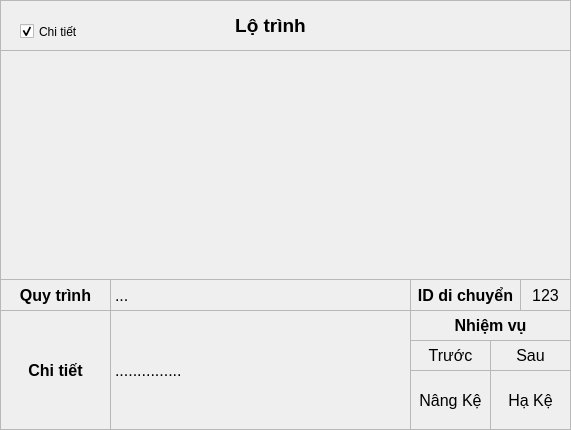
    <widget class="QFrame" name="fr_listTask">
     <property name="geometry">
      <rect>
       <x>320</x>
       <y>1</y>
       <width>571</width>
       <height>430</height>
      </rect>
     </property>
     <property name="autoFillBackground">
      <bool>true</bool>
     </property>
     <property name="frameShape">
      <enum>QFrame::StyledPanel</enum>
     </property>
     <property name="frameShadow">
      <enum>QFrame::Raised</enum>
     </property>
     <widget class="QLabel" name="lbv_goalFollow_id">
      <property name="geometry">
       <rect>
        <x>520</x>
        <y>279</y>
        <width>51</width>
        <height>32</height>
       </rect>
      </property>
      <property name="font">
       <font>
        <pointsize>12</pointsize>
       </font>
      </property>
      <property name="autoFillBackground">
       <bool>false</bool>
      </property>
      <property name="frameShape">
       <enum>QFrame::StyledPanel</enum>
      </property>
      <property name="lineWidth">
       <number>1</number>
      </property>
      <property name="midLineWidth">
       <number>0</number>
      </property>
      <property name="text">
       <string>123</string>
      </property>
      <property name="scaledContents">
       <bool>false</bool>
      </property>
      <property name="alignment">
       <set>Qt::AlignCenter</set>
      </property>
      <property name="wordWrap">
       <bool>false</bool>
      </property>
      <property name="openExternalLinks">
       <bool>false</bool>
      </property>
     </widget>
     <widget class="QLabel" name="lbv_route_message">
      <property name="geometry">
       <rect>
        <x>110</x>
        <y>310</y>
        <width>301</width>
        <height>120</height>
       </rect>
      </property>
      <property name="font">
       <font>
        <pointsize>12</pointsize>
       </font>
      </property>
      <property name="autoFillBackground">
       <bool>false</bool>
      </property>
      <property name="frameShape">
       <enum>QFrame::StyledPanel</enum>
      </property>
      <property name="lineWidth">
       <number>1</number>
      </property>
      <property name="midLineWidth">
       <number>0</number>
      </property>
      <property name="text">
       <string>...............</string>
      </property>
      <property name="scaledContents">
       <bool>false</bool>
      </property>
      <property name="wordWrap">
       <bool>false</bool>
      </property>
      <property name="openExternalLinks">
       <bool>false</bool>
      </property>
     </widget>
     <widget class="QLabel" name="lb_goalFollow_id">
      <property name="geometry">
       <rect>
        <x>410</x>
        <y>279</y>
        <width>111</width>
        <height>32</height>
       </rect>
      </property>
      <property name="font">
       <font>
        <pointsize>12</pointsize>
        <weight>75</weight>
        <bold>true</bold>
       </font>
      </property>
      <property name="autoFillBackground">
       <bool>false</bool>
      </property>
      <property name="frameShape">
       <enum>QFrame::StyledPanel</enum>
      </property>
      <property name="lineWidth">
       <number>1</number>
      </property>
      <property name="midLineWidth">
       <number>0</number>
      </property>
      <property name="text">
       <string>ID di chuyển</string>
      </property>
      <property name="scaledContents">
       <bool>false</bool>
      </property>
      <property name="alignment">
       <set>Qt::AlignCenter</set>
      </property>
      <property name="wordWrap">
       <bool>false</bool>
      </property>
      <property name="openExternalLinks">
       <bool>false</bool>
      </property>
     </widget>
     <widget class="QLabel" name="lb_route">
      <property name="geometry">
       <rect>
        <x>150</x>
        <y>10</y>
        <width>241</width>
        <height>31</height>
       </rect>
      </property>
      <property name="font">
       <font>
        <pointsize>14</pointsize>
        <weight>75</weight>
        <bold>true</bold>
       </font>
      </property>
      <property name="autoFillBackground">
       <bool>false</bool>
      </property>
      <property name="frameShape">
       <enum>QFrame::NoFrame</enum>
      </property>
      <property name="lineWidth">
       <number>1</number>
      </property>
      <property name="midLineWidth">
       <number>0</number>
      </property>
      <property name="text">
       <string>Lộ trình</string>
      </property>
      <property name="scaledContents">
       <bool>false</bool>
      </property>
      <property name="alignment">
       <set>Qt::AlignCenter</set>
      </property>
      <property name="wordWrap">
       <bool>false</bool>
      </property>
      <property name="openExternalLinks">
       <bool>false</bool>
      </property>
     </widget>
     <widget class="QLabel" name="lbv_jobRuning">
      <property name="geometry">
       <rect>
        <x>110</x>
        <y>279</y>
        <width>301</width>
        <height>32</height>
       </rect>
      </property>
      <property name="font">
       <font>
        <pointsize>12</pointsize>
       </font>
      </property>
      <property name="autoFillBackground">
       <bool>false</bool>
      </property>
      <property name="frameShape">
       <enum>QFrame::StyledPanel</enum>
      </property>
      <property name="lineWidth">
       <number>1</number>
      </property>
      <property name="midLineWidth">
       <number>0</number>
      </property>
      <property name="text">
       <string>...</string>
      </property>
      <property name="scaledContents">
       <bool>false</bool>
      </property>
      <property name="wordWrap">
       <bool>false</bool>
      </property>
      <property name="openExternalLinks">
       <bool>false</bool>
      </property>
     </widget>
     <widget class="QLabel" name="lb_job">
      <property name="geometry">
       <rect>
        <x>0</x>
        <y>279</y>
        <width>111</width>
        <height>32</height>
       </rect>
      </property>
      <property name="font">
       <font>
        <pointsize>12</pointsize>
        <weight>75</weight>
        <bold>true</bold>
       </font>
      </property>
      <property name="autoFillBackground">
       <bool>false</bool>
      </property>
      <property name="frameShape">
       <enum>QFrame::StyledPanel</enum>
      </property>
      <property name="lineWidth">
       <number>1</number>
      </property>
      <property name="midLineWidth">
       <number>0</number>
      </property>
      <property name="text">
       <string>Quy trình</string>
      </property>
      <property name="scaledContents">
       <bool>false</bool>
      </property>
      <property name="alignment">
       <set>Qt::AlignCenter</set>
      </property>
      <property name="wordWrap">
       <bool>false</bool>
      </property>
      <property name="openExternalLinks">
       <bool>false</bool>
      </property>
     </widget>
     <widget class="QLabel" name="lbv_route_job2_mean">
      <property name="geometry">
       <rect>
        <x>490</x>
        <y>370</y>
        <width>81</width>
        <height>60</height>
       </rect>
      </property>
      <property name="font">
       <font>
        <pointsize>12</pointsize>
       </font>
      </property>
      <property name="autoFillBackground">
       <bool>false</bool>
      </property>
      <property name="frameShape">
       <enum>QFrame::StyledPanel</enum>
      </property>
      <property name="lineWidth">
       <number>1</number>
      </property>
      <property name="midLineWidth">
       <number>0</number>
      </property>
      <property name="text">
       <string>Hạ Kệ</string>
      </property>
      <property name="scaledContents">
       <bool>false</bool>
      </property>
      <property name="alignment">
       <set>Qt::AlignCenter</set>
      </property>
      <property name="wordWrap">
       <bool>false</bool>
      </property>
      <property name="openExternalLinks">
       <bool>false</bool>
      </property>
     </widget>
     <widget class="QLabel" name="lbv_route_job1">
      <property name="geometry">
       <rect>
        <x>410</x>
        <y>340</y>
        <width>81</width>
        <height>31</height>
       </rect>
      </property>
      <property name="font">
       <font>
        <pointsize>12</pointsize>
       </font>
      </property>
      <property name="autoFillBackground">
       <bool>false</bool>
      </property>
      <property name="frameShape">
       <enum>QFrame::StyledPanel</enum>
      </property>
      <property name="lineWidth">
       <number>1</number>
      </property>
      <property name="midLineWidth">
       <number>0</number>
      </property>
      <property name="text">
       <string>Trước</string>
      </property>
      <property name="scaledContents">
       <bool>false</bool>
      </property>
      <property name="alignment">
       <set>Qt::AlignCenter</set>
      </property>
      <property name="wordWrap">
       <bool>false</bool>
      </property>
      <property name="openExternalLinks">
       <bool>false</bool>
      </property>
     </widget>
     <widget class="QLabel" name="lbv_route_job1_mean">
      <property name="geometry">
       <rect>
        <x>410</x>
        <y>370</y>
        <width>81</width>
        <height>60</height>
       </rect>
      </property>
      <property name="font">
       <font>
        <pointsize>12</pointsize>
       </font>
      </property>
      <property name="autoFillBackground">
       <bool>false</bool>
      </property>
      <property name="frameShape">
       <enum>QFrame::StyledPanel</enum>
      </property>
      <property name="lineWidth">
       <number>1</number>
      </property>
      <property name="midLineWidth">
       <number>0</number>
      </property>
      <property name="text">
       <string>Nâng Kệ</string>
      </property>
      <property name="scaledContents">
       <bool>false</bool>
      </property>
      <property name="alignment">
       <set>Qt::AlignCenter</set>
      </property>
      <property name="wordWrap">
       <bool>false</bool>
      </property>
      <property name="openExternalLinks">
       <bool>false</bool>
      </property>
     </widget>
     <widget class="QLabel" name="lb_route_job">
      <property name="geometry">
       <rect>
        <x>410</x>
        <y>310</y>
        <width>161</width>
        <height>31</height>
       </rect>
      </property>
      <property name="font">
       <font>
        <pointsize>12</pointsize>
        <weight>75</weight>
        <bold>true</bold>
       </font>
      </property>
      <property name="autoFillBackground">
       <bool>false</bool>
      </property>
      <property name="frameShape">
       <enum>QFrame::StyledPanel</enum>
      </property>
      <property name="lineWidth">
       <number>1</number>
      </property>
      <property name="midLineWidth">
       <number>0</number>
      </property>
      <property name="text">
       <string>Nhiệm vụ</string>
      </property>
      <property name="scaledContents">
       <bool>false</bool>
      </property>
      <property name="alignment">
       <set>Qt::AlignCenter</set>
      </property>
      <property name="wordWrap">
       <bool>false</bool>
      </property>
      <property name="openExternalLinks">
       <bool>false</bool>
      </property>
     </widget>
     <widget class="QLabel" name="lbv_route_job2">
      <property name="geometry">
       <rect>
        <x>490</x>
        <y>340</y>
        <width>81</width>
        <height>31</height>
       </rect>
      </property>
      <property name="font">
       <font>
        <pointsize>12</pointsize>
       </font>
      </property>
      <property name="autoFillBackground">
       <bool>false</bool>
      </property>
      <property name="frameShape">
       <enum>QFrame::StyledPanel</enum>
      </property>
      <property name="lineWidth">
       <number>1</number>
      </property>
      <property name="midLineWidth">
       <number>0</number>
      </property>
      <property name="text">
       <string>Sau</string>
      </property>
      <property name="scaledContents">
       <bool>false</bool>
      </property>
      <property name="alignment">
       <set>Qt::AlignCenter</set>
      </property>
      <property name="wordWrap">
       <bool>false</bool>
      </property>
      <property name="openExternalLinks">
       <bool>false</bool>
      </property>
     </widget>
     <widget class="QLabel" name="lb_job_2">
      <property name="geometry">
       <rect>
        <x>0</x>
        <y>310</y>
        <width>111</width>
        <height>121</height>
       </rect>
      </property>
      <property name="font">
       <font>
        <pointsize>12</pointsize>
        <weight>75</weight>
        <bold>true</bold>
       </font>
      </property>
      <property name="autoFillBackground">
       <bool>false</bool>
      </property>
      <property name="frameShape">
       <enum>QFrame::StyledPanel</enum>
      </property>
      <property name="lineWidth">
       <number>1</number>
      </property>
      <property name="midLineWidth">
       <number>0</number>
      </property>
      <property name="text">
       <string>Chi tiết</string>
      </property>
      <property name="scaledContents">
       <bool>false</bool>
      </property>
      <property name="alignment">
       <set>Qt::AlignCenter</set>
      </property>
      <property name="wordWrap">
       <bool>false</bool>
      </property>
      <property name="openExternalLinks">
       <bool>false</bool>
      </property>
     </widget>
     <widget class="QFrame" name="fr_AGVanimation">
      <property name="geometry">
       <rect>
        <x>0</x>
        <y>50</y>
        <width>571</width>
        <height>230</height>
       </rect>
      </property>
      <property name="autoFillBackground">
       <bool>true</bool>
      </property>
      <property name="frameShape">
       <enum>QFrame::StyledPanel</enum>
      </property>
      <property name="frameShadow">
       <enum>QFrame::Raised</enum>
      </property>
     </widget>
     <widget class="QFrame" name="fr_listPoint">
      <property name="geometry">
       <rect>
        <x>0</x>
        <y>50</y>
        <width>571</width>
        <height>230</height>
       </rect>
      </property>
      <property name="autoFillBackground">
       <bool>true</bool>
      </property>
      <property name="frameShape">
       <enum>QFrame::StyledPanel</enum>
      </property>
      <property name="frameShadow">
       <enum>QFrame::Raised</enum>
      </property>
      <widget class="QLabel" name="lb_route_point0">
       <property name="geometry">
        <rect>
         <x>90</x>
         <y>0</y>
         <width>81</width>
         <height>31</height>
        </rect>
       </property>
       <property name="font">
        <font>
         <pointsize>12</pointsize>
         <weight>75</weight>
         <bold>true</bold>
        </font>
       </property>
       <property name="autoFillBackground">
        <bool>false</bool>
       </property>
       <property name="frameShape">
        <enum>QFrame::StyledPanel</enum>
       </property>
       <property name="lineWidth">
        <number>1</number>
       </property>
       <property name="midLineWidth">
        <number>0</number>
       </property>
       <property name="text">
        <string>1</string>
       </property>
       <property name="scaledContents">
        <bool>false</bool>
       </property>
       <property name="alignment">
        <set>Qt::AlignCenter</set>
       </property>
       <property name="wordWrap">
        <bool>false</bool>
       </property>
       <property name="openExternalLinks">
        <bool>false</bool>
       </property>
      </widget>
      <widget class="QLabel" name="lb_route_target">
       <property name="geometry">
        <rect>
         <x>490</x>
         <y>0</y>
         <width>81</width>
         <height>31</height>
        </rect>
       </property>
       <property name="font">
        <font>
         <pointsize>12</pointsize>
         <weight>75</weight>
         <bold>true</bold>
        </font>
       </property>
       <property name="autoFillBackground">
        <bool>false</bool>
       </property>
       <property name="frameShape">
        <enum>QFrame::StyledPanel</enum>
       </property>
       <property name="lineWidth">
        <number>1</number>
       </property>
       <property name="midLineWidth">
        <number>0</number>
       </property>
       <property name="text">
        <string>Target</string>
       </property>
       <property name="scaledContents">
        <bool>false</bool>
       </property>
       <property name="alignment">
        <set>Qt::AlignCenter</set>
       </property>
       <property name="wordWrap">
        <bool>false</bool>
       </property>
       <property name="openExternalLinks">
        <bool>false</bool>
       </property>
      </widget>
      <widget class="QLabel" name="lbv_route_point0">
       <property name="geometry">
        <rect>
         <x>90</x>
         <y>30</y>
         <width>81</width>
         <height>81</height>
        </rect>
       </property>
       <property name="font">
        <font>
         <pointsize>12</pointsize>
        </font>
       </property>
       <property name="autoFillBackground">
        <bool>false</bool>
       </property>
       <property name="frameShape">
        <enum>QFrame::StyledPanel</enum>
       </property>
       <property name="lineWidth">
        <number>1</number>
       </property>
       <property name="midLineWidth">
        <number>0</number>
       </property>
       <property name="text">
        <string>15
123.123
123.123
30</string>
       </property>
       <property name="scaledContents">
        <bool>false</bool>
       </property>
       <property name="alignment">
        <set>Qt::AlignHCenter|Qt::AlignTop</set>
       </property>
       <property name="wordWrap">
        <bool>false</bool>
       </property>
       <property name="openExternalLinks">
        <bool>false</bool>
       </property>
      </widget>
      <widget class="QLabel" name="lbv_route_point3">
       <property name="geometry">
        <rect>
         <x>330</x>
         <y>30</y>
         <width>81</width>
         <height>81</height>
        </rect>
       </property>
       <property name="font">
        <font>
         <pointsize>12</pointsize>
        </font>
       </property>
       <property name="autoFillBackground">
        <bool>false</bool>
       </property>
       <property name="frameShape">
        <enum>QFrame::StyledPanel</enum>
       </property>
       <property name="lineWidth">
        <number>1</number>
       </property>
       <property name="midLineWidth">
        <number>0</number>
       </property>
       <property name="text">
        <string>123.123
123.123
123.123</string>
       </property>
       <property name="scaledContents">
        <bool>false</bool>
       </property>
       <property name="alignment">
        <set>Qt::AlignHCenter|Qt::AlignTop</set>
       </property>
       <property name="wordWrap">
        <bool>false</bool>
       </property>
       <property name="openExternalLinks">
        <bool>false</bool>
       </property>
      </widget>
      <widget class="QLabel" name="lb_route_point2">
       <property name="geometry">
        <rect>
         <x>250</x>
         <y>0</y>
         <width>81</width>
         <height>31</height>
        </rect>
       </property>
       <property name="font">
        <font>
         <pointsize>12</pointsize>
         <weight>75</weight>
         <bold>true</bold>
        </font>
       </property>
       <property name="autoFillBackground">
        <bool>false</bool>
       </property>
       <property name="frameShape">
        <enum>QFrame::StyledPanel</enum>
       </property>
       <property name="lineWidth">
        <number>1</number>
       </property>
       <property name="midLineWidth">
        <number>0</number>
       </property>
       <property name="text">
        <string>3</string>
       </property>
       <property name="scaledContents">
        <bool>false</bool>
       </property>
       <property name="alignment">
        <set>Qt::AlignCenter</set>
       </property>
       <property name="wordWrap">
        <bool>false</bool>
       </property>
       <property name="openExternalLinks">
        <bool>false</bool>
       </property>
      </widget>
      <widget class="QLabel" name="lb_route_r">
       <property name="geometry">
        <rect>
         <x>0</x>
         <y>90</y>
         <width>91</width>
         <height>21</height>
        </rect>
       </property>
       <property name="font">
        <font>
         <pointsize>12</pointsize>
        </font>
       </property>
       <property name="autoFillBackground">
        <bool>false</bool>
       </property>
       <property name="frameShape">
        <enum>QFrame::StyledPanel</enum>
       </property>
       <property name="lineWidth">
        <number>1</number>
       </property>
       <property name="midLineWidth">
        <number>0</number>
       </property>
       <property name="text">
        <string>SP</string>
       </property>
       <property name="scaledContents">
        <bool>false</bool>
       </property>
       <property name="alignment">
        <set>Qt::AlignCenter</set>
       </property>
       <property name="wordWrap">
        <bool>false</bool>
       </property>
       <property name="openExternalLinks">
        <bool>false</bool>
       </property>
      </widget>
      <widget class="QLabel" name="lbv_route_point4">
       <property name="geometry">
        <rect>
         <x>410</x>
         <y>30</y>
         <width>81</width>
         <height>81</height>
        </rect>
       </property>
       <property name="font">
        <font>
         <pointsize>12</pointsize>
        </font>
       </property>
       <property name="autoFillBackground">
        <bool>false</bool>
       </property>
       <property name="frameShape">
        <enum>QFrame::StyledPanel</enum>
       </property>
       <property name="lineWidth">
        <number>1</number>
       </property>
       <property name="midLineWidth">
        <number>0</number>
       </property>
       <property name="text">
        <string>123.123
123.123
123.123</string>
       </property>
       <property name="scaledContents">
        <bool>false</bool>
       </property>
       <property name="alignment">
        <set>Qt::AlignHCenter|Qt::AlignTop</set>
       </property>
       <property name="wordWrap">
        <bool>false</bool>
       </property>
       <property name="openExternalLinks">
        <bool>false</bool>
       </property>
      </widget>
      <widget class="QLabel" name="lb_route_point">
       <property name="geometry">
        <rect>
         <x>0</x>
         <y>0</y>
         <width>91</width>
         <height>31</height>
        </rect>
       </property>
       <property name="font">
        <font>
         <pointsize>12</pointsize>
         <weight>75</weight>
         <bold>true</bold>
        </font>
       </property>
       <property name="autoFillBackground">
        <bool>false</bool>
       </property>
       <property name="frameShape">
        <enum>QFrame::StyledPanel</enum>
       </property>
       <property name="lineWidth">
        <number>1</number>
       </property>
       <property name="midLineWidth">
        <number>0</number>
       </property>
       <property name="text">
        <string>Điểm</string>
       </property>
       <property name="scaledContents">
        <bool>false</bool>
       </property>
       <property name="alignment">
        <set>Qt::AlignCenter</set>
       </property>
       <property name="wordWrap">
        <bool>false</bool>
       </property>
       <property name="openExternalLinks">
        <bool>false</bool>
       </property>
      </widget>
      <widget class="QLabel" name="lbv_route_target">
       <property name="geometry">
        <rect>
         <x>490</x>
         <y>30</y>
         <width>81</width>
         <height>81</height>
        </rect>
       </property>
       <property name="font">
        <font>
         <pointsize>12</pointsize>
        </font>
       </property>
       <property name="autoFillBackground">
        <bool>false</bool>
       </property>
       <property name="frameShape">
        <enum>QFrame::StyledPanel</enum>
       </property>
       <property name="lineWidth">
        <number>1</number>
       </property>
       <property name="midLineWidth">
        <number>0</number>
       </property>
       <property name="text">
        <string>123.123
123.123
123.123</string>
       </property>
       <property name="scaledContents">
        <bool>false</bool>
       </property>
       <property name="alignment">
        <set>Qt::AlignHCenter|Qt::AlignTop</set>
       </property>
       <property name="wordWrap">
        <bool>false</bool>
       </property>
       <property name="openExternalLinks">
        <bool>false</bool>
       </property>
      </widget>
      <widget class="QLabel" name="lb_route_point4">
       <property name="geometry">
        <rect>
         <x>410</x>
         <y>0</y>
         <width>81</width>
         <height>31</height>
        </rect>
       </property>
       <property name="font">
        <font>
         <pointsize>12</pointsize>
         <weight>75</weight>
         <bold>true</bold>
        </font>
       </property>
       <property name="autoFillBackground">
        <bool>false</bool>
       </property>
       <property name="frameShape">
        <enum>QFrame::StyledPanel</enum>
       </property>
       <property name="lineWidth">
        <number>1</number>
       </property>
       <property name="midLineWidth">
        <number>0</number>
       </property>
       <property name="text">
        <string>5</string>
       </property>
       <property name="scaledContents">
        <bool>false</bool>
       </property>
       <property name="alignment">
        <set>Qt::AlignCenter</set>
       </property>
       <property name="wordWrap">
        <bool>false</bool>
       </property>
       <property name="openExternalLinks">
        <bool>false</bool>
       </property>
      </widget>
      <widget class="QLabel" name="lb_route_point3">
       <property name="geometry">
        <rect>
         <x>330</x>
         <y>0</y>
         <width>81</width>
         <height>31</height>
        </rect>
       </property>
       <property name="font">
        <font>
         <pointsize>12</pointsize>
         <weight>75</weight>
         <bold>true</bold>
        </font>
       </property>
       <property name="autoFillBackground">
        <bool>false</bool>
       </property>
       <property name="frameShape">
        <enum>QFrame::StyledPanel</enum>
       </property>
       <property name="lineWidth">
        <number>1</number>
       </property>
       <property name="midLineWidth">
        <number>0</number>
       </property>
       <property name="text">
        <string>4</string>
       </property>
       <property name="scaledContents">
        <bool>false</bool>
       </property>
       <property name="alignment">
        <set>Qt::AlignCenter</set>
       </property>
       <property name="wordWrap">
        <bool>false</bool>
       </property>
       <property name="openExternalLinks">
        <bool>false</bool>
       </property>
      </widget>
      <widget class="QLabel" name="lbv_route_point2">
       <property name="geometry">
        <rect>
         <x>250</x>
         <y>30</y>
         <width>81</width>
         <height>81</height>
        </rect>
       </property>
       <property name="font">
        <font>
         <pointsize>12</pointsize>
        </font>
       </property>
       <property name="autoFillBackground">
        <bool>false</bool>
       </property>
       <property name="frameShape">
        <enum>QFrame::StyledPanel</enum>
       </property>
       <property name="lineWidth">
        <number>1</number>
       </property>
       <property name="midLineWidth">
        <number>0</number>
       </property>
       <property name="text">
        <string>123.123
123.123
123.123</string>
       </property>
       <property name="scaledContents">
        <bool>false</bool>
       </property>
       <property name="alignment">
        <set>Qt::AlignHCenter|Qt::AlignTop</set>
       </property>
       <property name="wordWrap">
        <bool>false</bool>
       </property>
       <property name="openExternalLinks">
        <bool>false</bool>
       </property>
      </widget>
      <widget class="QLabel" name="lb_route_point1">
       <property name="geometry">
        <rect>
         <x>170</x>
         <y>0</y>
         <width>81</width>
         <height>31</height>
        </rect>
       </property>
       <property name="font">
        <font>
         <pointsize>12</pointsize>
         <weight>75</weight>
         <bold>true</bold>
        </font>
       </property>
       <property name="autoFillBackground">
        <bool>false</bool>
       </property>
       <property name="frameShape">
        <enum>QFrame::StyledPanel</enum>
       </property>
       <property name="lineWidth">
        <number>1</number>
       </property>
       <property name="midLineWidth">
        <number>0</number>
       </property>
       <property name="text">
        <string>2</string>
       </property>
       <property name="scaledContents">
        <bool>false</bool>
       </property>
       <property name="alignment">
        <set>Qt::AlignCenter</set>
       </property>
       <property name="wordWrap">
        <bool>false</bool>
       </property>
       <property name="openExternalLinks">
        <bool>false</bool>
       </property>
      </widget>
      <widget class="QLabel" name="lb_route_id">
       <property name="geometry">
        <rect>
         <x>0</x>
         <y>30</y>
         <width>91</width>
         <height>21</height>
        </rect>
       </property>
       <property name="font">
        <font>
         <pointsize>12</pointsize>
        </font>
       </property>
       <property name="autoFillBackground">
        <bool>false</bool>
       </property>
       <property name="frameShape">
        <enum>QFrame::StyledPanel</enum>
       </property>
       <property name="lineWidth">
        <number>1</number>
       </property>
       <property name="midLineWidth">
        <number>0</number>
       </property>
       <property name="text">
        <string>ID</string>
       </property>
       <property name="scaledContents">
        <bool>false</bool>
       </property>
       <property name="alignment">
        <set>Qt::AlignCenter</set>
       </property>
       <property name="wordWrap">
        <bool>false</bool>
       </property>
       <property name="openExternalLinks">
        <bool>false</bool>
       </property>
      </widget>
      <widget class="QLabel" name="lb_route_x">
       <property name="geometry">
        <rect>
         <x>0</x>
         <y>50</y>
         <width>91</width>
         <height>21</height>
        </rect>
       </property>
       <property name="font">
        <font>
         <pointsize>12</pointsize>
        </font>
       </property>
       <property name="autoFillBackground">
        <bool>false</bool>
       </property>
       <property name="frameShape">
        <enum>QFrame::StyledPanel</enum>
       </property>
       <property name="lineWidth">
        <number>1</number>
       </property>
       <property name="midLineWidth">
        <number>0</number>
       </property>
       <property name="text">
        <string>X</string>
       </property>
       <property name="scaledContents">
        <bool>false</bool>
       </property>
       <property name="alignment">
        <set>Qt::AlignCenter</set>
       </property>
       <property name="wordWrap">
        <bool>false</bool>
       </property>
       <property name="openExternalLinks">
        <bool>false</bool>
       </property>
      </widget>
      <widget class="QLabel" name="lb_route_y">
       <property name="geometry">
        <rect>
         <x>0</x>
         <y>70</y>
         <width>91</width>
         <height>21</height>
        </rect>
       </property>
       <property name="font">
        <font>
         <pointsize>12</pointsize>
        </font>
       </property>
       <property name="autoFillBackground">
        <bool>false</bool>
       </property>
       <property name="frameShape">
        <enum>QFrame::StyledPanel</enum>
       </property>
       <property name="lineWidth">
        <number>1</number>
       </property>
       <property name="midLineWidth">
        <number>0</number>
       </property>
       <property name="text">
        <string>Y</string>
       </property>
       <property name="scaledContents">
        <bool>false</bool>
       </property>
       <property name="alignment">
        <set>Qt::AlignCenter</set>
       </property>
       <property name="wordWrap">
        <bool>false</bool>
       </property>
       <property name="openExternalLinks">
        <bool>false</bool>
       </property>
      </widget>
      <widget class="QLabel" name="lbv_route_point1">
       <property name="geometry">
        <rect>
         <x>170</x>
         <y>30</y>
         <width>81</width>
         <height>81</height>
        </rect>
       </property>
       <property name="font">
        <font>
         <pointsize>12</pointsize>
        </font>
       </property>
       <property name="autoFillBackground">
        <bool>false</bool>
       </property>
       <property name="frameShape">
        <enum>QFrame::StyledPanel</enum>
       </property>
       <property name="lineWidth">
        <number>1</number>
       </property>
       <property name="midLineWidth">
        <number>0</number>
       </property>
       <property name="text">
        <string>123.123
123.123
123.123</string>
       </property>
       <property name="scaledContents">
        <bool>false</bool>
       </property>
       <property name="alignment">
        <set>Qt::AlignHCenter|Qt::AlignTop</set>
       </property>
       <property name="wordWrap">
        <bool>false</bool>
       </property>
       <property name="openExternalLinks">
        <bool>false</bool>
       </property>
      </widget>
     </widget>
     <widget class="QCheckBox" name="chb_showDetail">
      <property name="geometry">
       <rect>
        <x>20</x>
        <y>20</y>
        <width>92</width>
        <height>23</height>
       </rect>
      </property>
      <property name="text">
       <string>Chi tiết</string>
      </property>
      <property name="checkable">
       <bool>true</bool>
      </property>
      <property name="checked">
       <bool>true</bool>
      </property>
     </widget>
     <zorder>fr_listPoint</zorder>
     <zorder>fr_AGVanimation</zorder>
     <zorder>lbv_goalFollow_id</zorder>
     <zorder>lbv_route_message</zorder>
     <zorder>lb_goalFollow_id</zorder>
     <zorder>lb_route</zorder>
     <zorder>lbv_jobRuning</zorder>
     <zorder>lb_job</zorder>
     <zorder>lbv_route_job2_mean</zorder>
     <zorder>lbv_route_job1</zorder>
     <zorder>lbv_route_job1_mean</zorder>
     <zorder>lb_route_job</zorder>
     <zorder>lbv_route_job2</zorder>
     <zorder>lb_job_2</zorder>
     <zorder>chb_showDetail</zorder>
    </widget>
